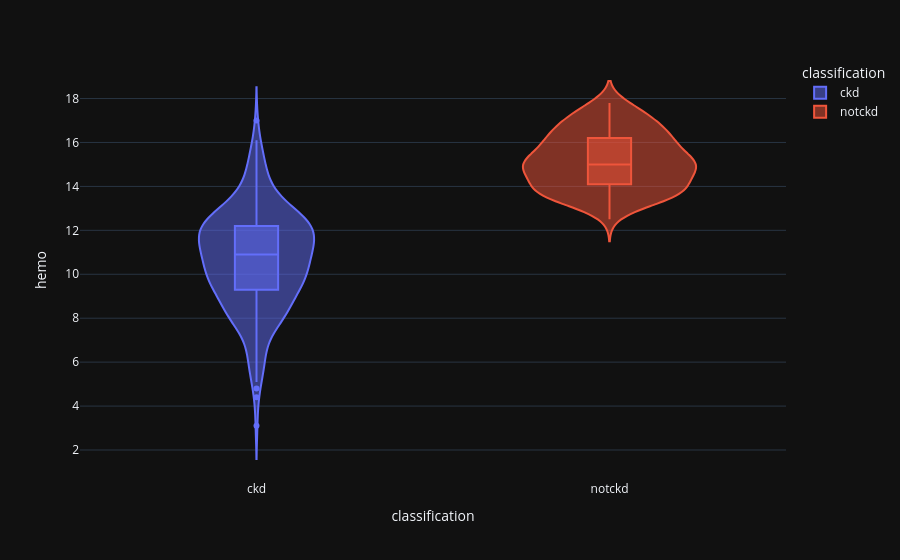

Notebook source saved alongside this figure:
### Code cell
#haemoglobin
violin('hemo')

### Figure 1 — Plotly figure (JSON) as saved in the notebook; plotly's stock layout.template omitted (floating-point values rounded to 4 significant figures; data arrays with more than 128 entries replaced by an {"elided": "..."} marker saying what was removed)
{"data": [{"alignmentgroup": "True", "box": {"visible": true}, "hovertemplate": "classification=%{x}<br>hemo=%{y}<extra></extra>", "legendgroup": "ckd", "marker": {"color": "#636efa"}, "name": "ckd", "offsetgroup": "ckd", "orientation": "v", "scalegroup": "True", "showlegend": true, "type": "violin", "x": {"elided": "250 str values"}, "x0": " ", "xaxis": "x", "y": {"elided": "250 float values"}, "y0": " ", "yaxis": "y"}, {"alignmentgroup": "True", "box": {"visible": true}, "hovertemplate": "classification=%{x}<br>hemo=%{y}<extra></extra>", "legendgroup": "notckd", "marker": {"color": "#EF553B"}, "name": "notckd", "offsetgroup": "notckd", "orientation": "v", "scalegroup": "True", "showlegend": true, "type": "violin", "x": {"elided": "150 str values"}, "x0": " ", "xaxis": "x", "y": {"elided": "150 float values"}, "y0": " ", "yaxis": "y"}], "layout": {"autosize": true, "legend": {"title": {"text": "classification"}, "tracegroupgap": 0}, "margin": {"t": 60}, "violinmode": "overlay", "xaxis": {"anchor": "y", "autorange": true, "categoryarray": ["ckd", "notckd"], "categoryorder": "array", "domain": [0, 1], "range": [-0.5, 1.5], "title": {"text": "classification"}, "type": "category"}, "yaxis": {"anchor": "x", "autorange": true, "domain": [0, 1], "range": [0.6349, 19.75], "title": {"text": "hemo"}, "type": "linear"}}}
